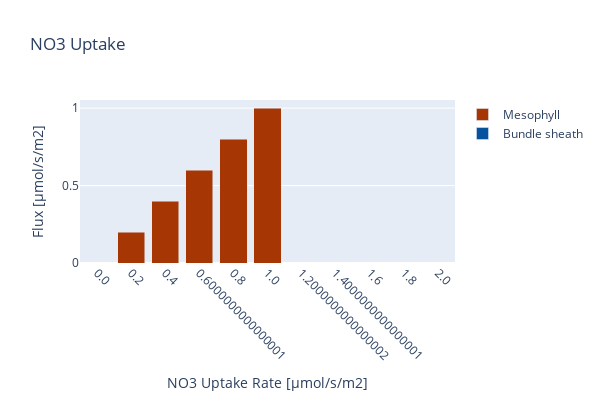

Write notebook code for a chart like this one.
### Code cell
create_bar_plot_rxn(D_fba, D_exp,
                    {'[M]_Im_NO3':'Mesophyll','[B]_Im_NO3': 'Bundle sheath'},
                    'NO3 Uptake', xaxis_title,
                    stacked = True, save_fig=save_fig)

### Figure 1 — Plotly figure (JSON) as saved in the notebook; plotly's stock layout.template omitted (floating-point values rounded to 4 significant figures)
{"data": [{"marker": {"color": "rgb(8,81,156)"}, "name": "Bundle sheath", "type": "bar", "x": ["0.0", "0.2", "0.4", "0.6000000000000001", "0.8", "1.0", "1.2000000000000002", "1.4000000000000001", "1.6", "1.8", "2.0"], "y": [0, 0, 0, 0, 0, 0, 0, 0, 0, 0, 0]}, {"marker": {"color": "rgb(166,54,3)"}, "name": "Mesophyll", "type": "bar", "x": ["0.0", "0.2", "0.4", "0.6000000000000001", "0.8", "1.0", "1.2000000000000002", "1.4000000000000001", "1.6", "1.8", "2.0"], "y": [0, 0.2, 0.4, 0.6, 0.8, 1, 0, 0, 0, 0, 0]}], "layout": {"barmode": "stack", "height": 400, "margin": {"b": 100}, "title": {"text": "NO3 Uptake"}, "width": 600, "xaxis": {"tickangle": 45, "title": {"text": "NO3 Uptake Rate [µmol/s/m2]"}}, "yaxis": {"autorange": true, "title": {"text": "Flux [µmol/s/m2]"}}}}
